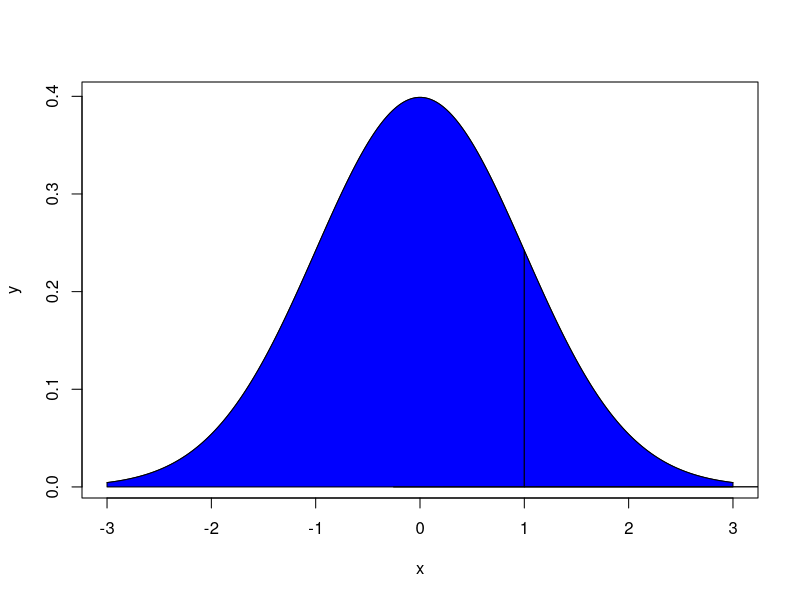

Write R code to recreate this figure.
#Problem 1 : Plotting a function
x  =seq(-3, 3, length=200)
y = dnorm(x, mean = 0, sd=1)
plot(x, y, type = "l")


#Problem 2 : find the area to the left of 1
x  =seq(-3, 1, length=200)
y = dnorm(x, mean = 0, sd=1)
polygon(c(-3, x, 1), c(0, y, 0), col = "blue")
pnorm(0, mean = 0, sd=1)
pnorm(1, mean = 0, sd=1)


#Problem 3 : find the area to the right of 1
x  =seq(1, 3, length=200)
y = dnorm(x, mean = 0, sd=1)
polygon(c(1, x, 3), c(0, y, 0), col = "blue")
pnorm(3, mean = 0, sd=1) - pnorm(1, mean = 0, sd=1)


#Problem 4 : find the P(30< X <70) with mean=50 and sd=10
x = seq(30, 70, length=100)
y = dnorm(x, mean = 50, sd=10)
polygon(c(30, x, -0.2533), c(0, y, 0), col = "blue")
qnorm(0.40, mean = 0, sd=1)


#Problem 5 : Qnorm
x=seq(-3, 3, length=10)
prob = dnorm(x, mean = 0, sd=1)
qnorm(prob, mean = 0, sd=1)

